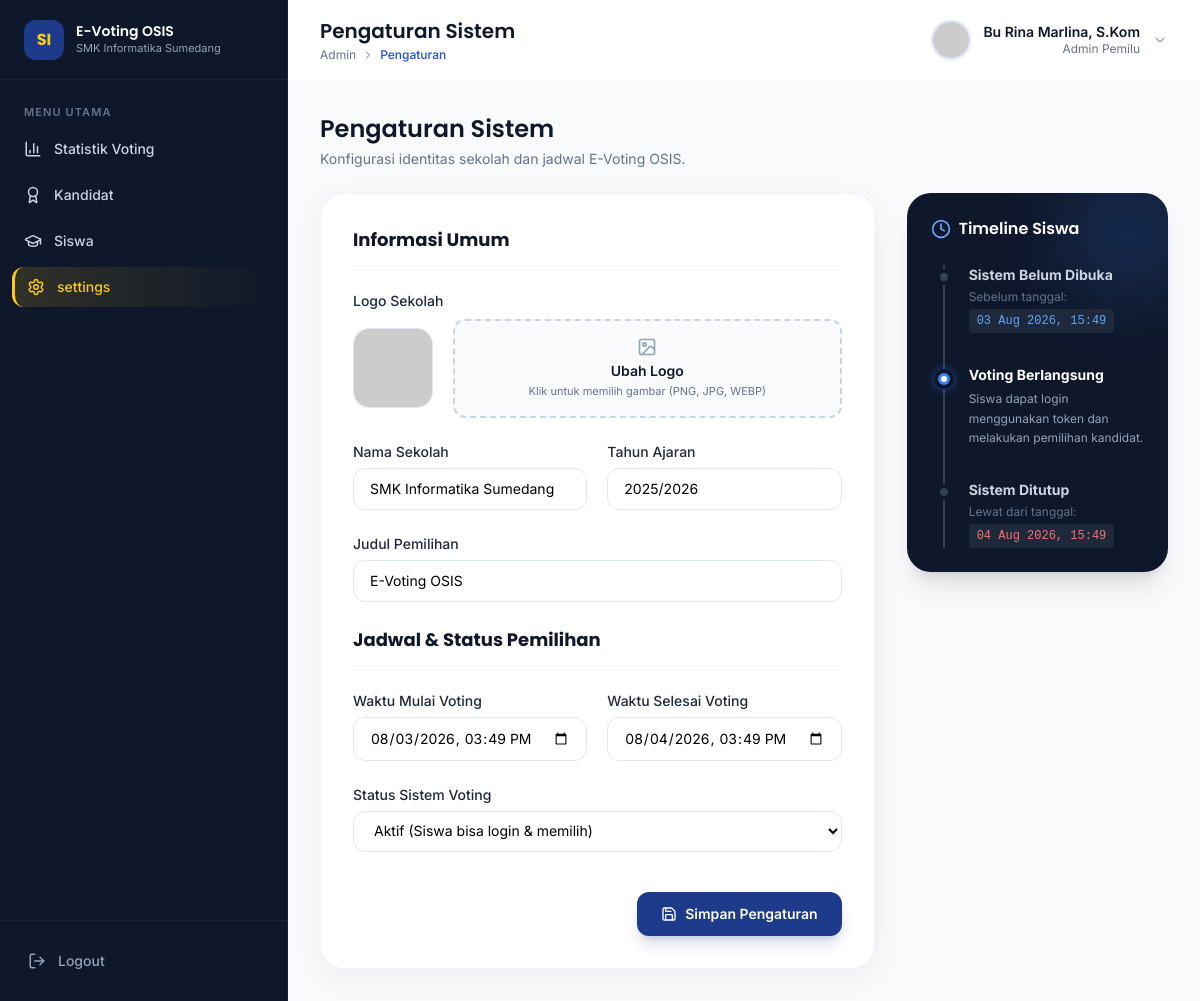
The app's page /admin/settings.php, older data.
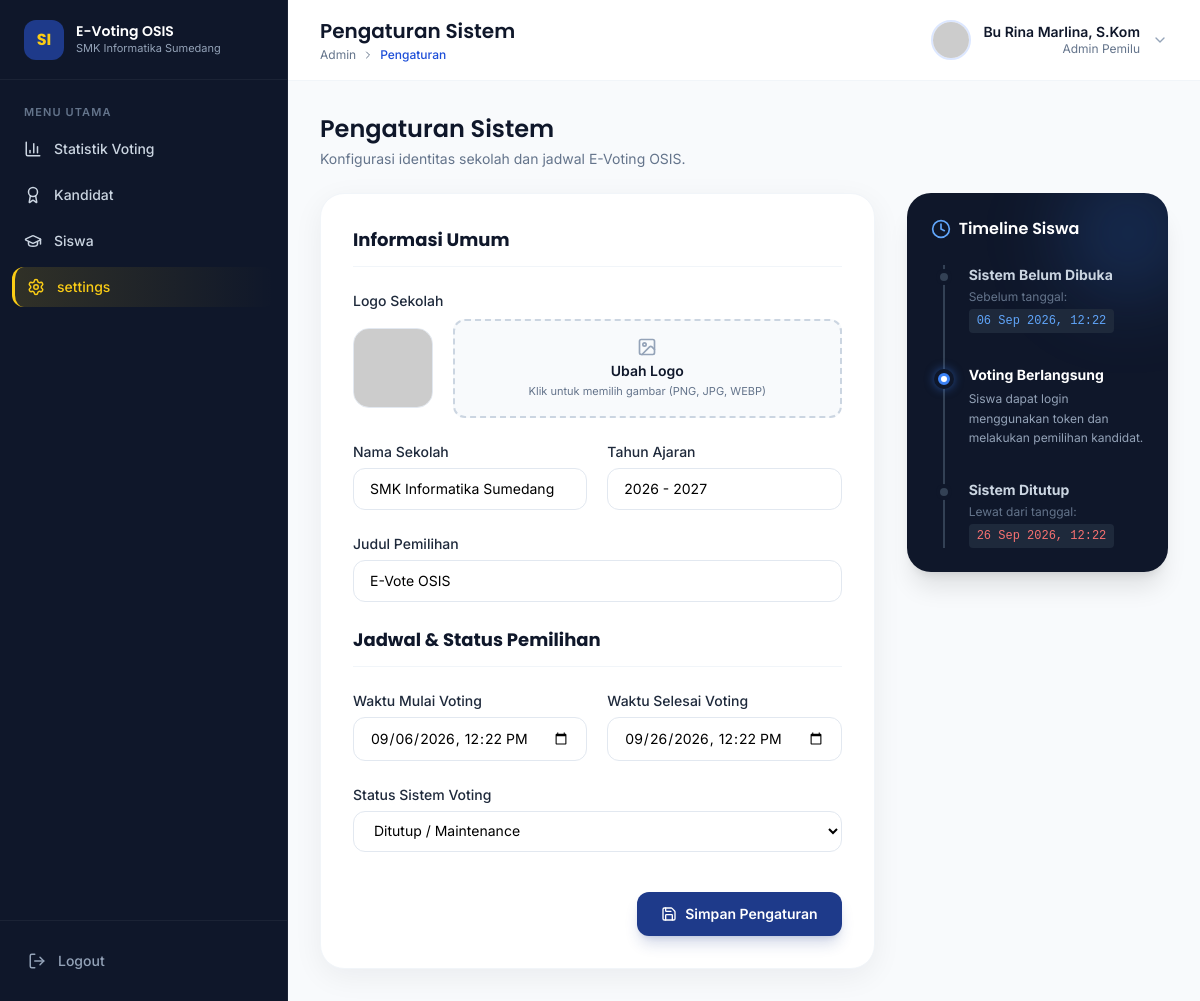
The same page, newer data.
### tables this page shows
CREATE TABLE `tb_settings` (
  `id` int NOT NULL,
  `nama_sekolah` varchar(40) NOT NULL,
  `judul_pemilihan` varchar(30) NOT NULL,
  `tahun_ajaran` varchar(20) NOT NULL,
  `status_voting` enum('0','1') NOT NULL,
  `waktu_mulai` datetime NOT NULL,
  `waktu_selesai` datetime NOT NULL,
  `logo_sekolah` varchar(40) DEFAULT NULL
);

### api/conn.php (called while the page is built, shortened)
<?php
class MySQL {
  public $conn;
  public function __construct($host, $user, $pass, $db)
  {
    $this->conn = new mysqli($host, $user, $pass, $db);
  }
  public function get_settings()
  {
    $sql = "SELECT * FROM tb_settings LIMIT 1";
    $result = $this->conn->query($sql);
    if (!$result || $result->num_rows === 0) {
      return [
        'nama_sekolah'    => 'SMK Informatika Sumedang',
        'judul_pemilihan' => 'E-Voting OSIS',
        'tahun_ajaran'    => '2025/2026',
        'status_voting'   => 1,
        'waktu_mulai'     => date('Y-m-d H:i:s'),
        'waktu_selesai'   => date('Y-m-d H:i:s', strtotime('+1 day')),
        'logo_sekolah'    => ''
      ];
    }
    return $result->fetch_assoc();
  }
}
$host = "localhost";
$user = "root";
$pass = "";
$base = "db_piketos";
$conn = new MySQL($host, $user, $pass, $base);
?>

### admin/settings.php (the view, shortened to what the changed rows need)
<?php
$is_ajax = isset($_GET['ajax']) && $_GET['ajax'] == '1';
require_once __DIR__ . "/../api/conn.php";
$settings = $conn->get_settings();
$waktu_mulai_html   = !empty($settings['waktu_mulai']) ? date('Y-m-d\TH:i', strtotime($settings['waktu_mulai'])) : '';
$waktu_selesai_html = !empty($settings['waktu_selesai']) ? date('Y-m-d\TH:i', strtotime($settings['waktu_selesai'])) : '';
if (!$is_ajax) {
    require_once __DIR__ . '/../layout/partials/header.php';
    require_once __DIR__ . '/../layout/partials/navbar.php';
    ?>
    <main id="main-content" class="flex-1 p-4 sm:p-8 overflow-y-auto">
<?php } ?>
<div class="mb-6">
  <h2 class="font-display font-semibold text-navy-900 text-2xl">Pengaturan Sistem</h2>
</div>
<div class="grid grid-cols-1 lg:grid-cols-3 gap-8">
  <div class="lg:col-span-2">
    <form action="simpan-settings.php" method="POST" enctype="multipart/form-data" class="bg-white rounded-3xl p-6 sm:p-8 shadow-[0_8px_30px_rgb(15,23,42,0.06)] border border-slate-100 space-y-6">
      <div class="grid grid-cols-1 md:grid-cols-2 gap-5">
        <div>
          <label class="text-sm font-medium text-navy-700 mb-1.5 block">Nama Sekolah</label>
          <input type="text" name="nama_sekolah" value="<?= htmlspecialchars($settings['nama_sekolah'] ?? '') ?>" required
                 class="w-full px-4 py-2.5 rounded-xl border border-slate-200 focus:border-blue-500 focus:ring-2 focus:ring-blue-100 outline-none text-sm">
        </div>
        <div>
          <label class="text-sm font-medium text-navy-700 mb-1.5 block">Tahun Ajaran</label>
          <input type="text" name="tahun_ajaran" value="<?= htmlspecialchars($settings['tahun_ajaran'] ?? '') ?>" required
                 class="w-full px-4 py-2.5 rounded-xl border border-slate-200 focus:border-blue-500 focus:ring-2 focus:ring-blue-100 outline-none text-sm">
        </div>
      </div>
      <div>
        <label class="text-sm font-medium text-navy-700 mb-1.5 block">Judul Pemilihan</label>
        <input type="text" name="judul_pemilihan" value="<?= htmlspecialchars($settings['judul_pemilihan'] ?? '') ?>" required
               class="w-full px-4 py-2.5 rounded-xl border border-slate-200 focus:border-blue-500 focus:ring-2 focus:ring-blue-100 outline-none text-sm">
      </div>
      <div class="grid grid-cols-1 md:grid-cols-2 gap-5">
        <div>
          <label class="text-sm font-medium text-navy-700 mb-1.5 block">Waktu Mulai Voting</label>
          <input type="datetime-local" name="waktu_mulai" id="inputWaktuMulai" value="<?= $waktu_mulai_html ?>" required
                 class="w-full px-4 py-2.5 rounded-xl border border-slate-200 focus:border-blue-500 focus:ring-2 focus:ring-blue-100 outline-none text-sm">
        </div>
        <div>
          <label class="text-sm font-medium text-navy-700 mb-1.5 block">Waktu Selesai Voting</label>
          <input type="datetime-local" name="waktu_selesai" id="inputWaktuSelesai" value="<?= $waktu_selesai_html ?>" required
                 class="w-full px-4 py-2.5 rounded-xl border border-slate-200 focus:border-blue-500 focus:ring-2 focus:ring-blue-100 outline-none text-sm">
        </div>
      </div>
      <div>
        <label class="text-sm font-medium text-navy-700 mb-1.5 block">Status Sistem Voting</label>
        <select name="status_voting" class="w-full px-4 py-2.5 rounded-xl border border-slate-200 focus:border-blue-500 focus:ring-2 focus:ring-blue-100 outline-none text-sm bg-white">
          <option value="1" <?= (isset($settings['status_voting']) && $settings['status_voting'] == 1) ? 'selected' : '' ?>>Aktif (Siswa bisa login & memilih)</option>
          <option value="0" <?= (isset($settings['status_voting']) && $settings['status_voting'] == 0) ? 'selected' : '' ?>>Ditutup / Maintenance</option>
        </select>
      </div>
    </form>
  </div>
  <div class="lg:col-span-1 space-y-6">
    <div class="bg-slate-900 rounded-3xl p-6 shadow-xl relative overflow-hidden">
      <div class="relative border-l-2 border-slate-700 ml-3 space-y-8 z-10">
        <div class="relative pl-6">
          <div class="absolute -left-[9px] top-1 w-4 h-4 bg-slate-700 rounded-full border-4 border-slate-900"></div>
          <h4 class="text-sm font-bold text-slate-300">Sistem Belum Dibuka</h4>
          <p class="text-xs text-slate-500 mt-1">Sebelum tanggal:</p>
          <p id="teksMulai" class="text-xs font-mono text-blue-400 mt-1 bg-slate-800 inline-block px-2 py-1 rounded">
            <?= !empty($settings['waktu_mulai']) ? date('d M Y, H:i', strtotime($settings['waktu_mulai'])) : '-' ?>
          </p>
        </div>
        <div class="relative pl-6">
          <div class="absolute -left-[9px] top-1 w-4 h-4 bg-slate-700 rounded-full border-4 border-slate-900"></div>
          <h4 class="text-sm font-bold text-slate-300">Sistem Ditutup</h4>
          <p class="text-xs text-slate-500 mt-1">Lewat dari tanggal:</p>
          <p id="teksSelesai" class="text-xs font-mono text-red-400 mt-1 bg-slate-800 inline-block px-2 py-1 rounded">
            <?= !empty($settings['waktu_selesai']) ? date('d M Y, H:i', strtotime($settings['waktu_selesai'])) : '-' ?>
          </p>
        </div>
      </div>
    </div>
  </div>
</div>
<?php if (!$is_ajax): ?>
    </main>
    <?php require_once __DIR__ . '/../layout/partials/footer.php'; ?>
<?php endif; ?>

Row changes from the older to the newer data that the page shows:
added tb_settings: nama_sekolah "SMK Informatika Sumedang", tahun_ajaran "2026 - 2027", judul_pemilihan "E-Vote OSIS", waktu_mulai "09/06/2026 12:22", waktu_selesai "09/26/2026 12:22", status_voting "Ditutup / Maintenance", waktu_mulai "06 Sep 2026, 12:22", waktu_selesai "26 Sep 2026, 12:22"
Text that changed along with them:
form field nama_sekolah: "SMK Informatika Sumedang" → (not shown)
form field tahun_ajaran: "2025/2026" → (not shown)
form field judul_pemilihan: "E-Voting OSIS" → (not shown)
form field waktu_mulai: "08/03/2026 15:49" → (not shown)
form field waktu_selesai: "08/04/2026 15:49" → (not shown)
form field status_voting: "Aktif (Siswa bisa login & memilih)" → (not shown)
date('d M Y, H:i', strtotime($settings['waktu_mulai'])): "03 Aug 2026, 15:49" → (not shown)
date('d M Y, H:i', strtotime($settings['waktu_selesai'])): "04 Aug 2026, 15:49" → (not shown)
